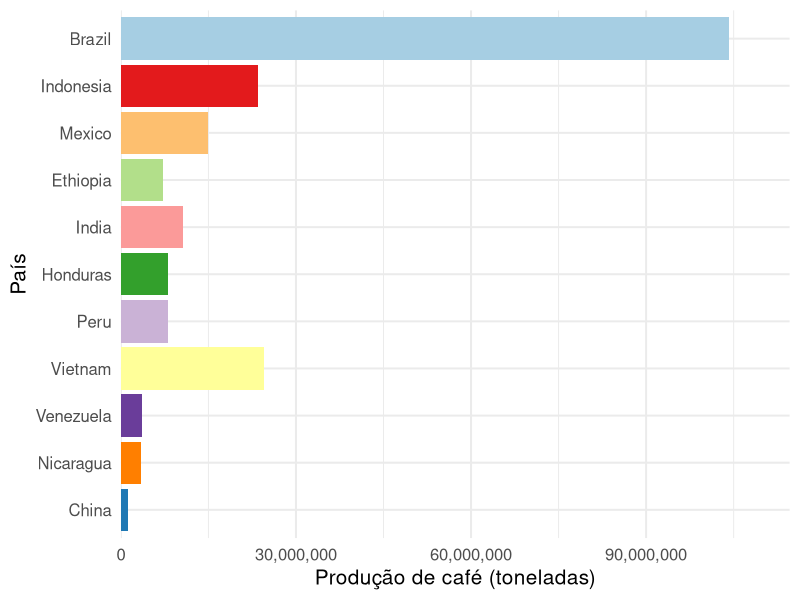
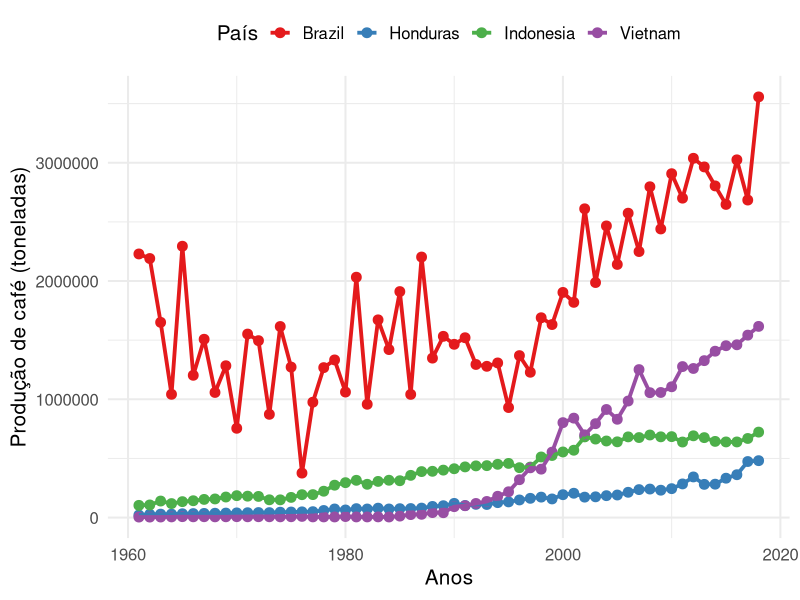

Write R code to recreate these figures, in order.

# Produção de colheita no mundo ------------------------------------------------------------------------------------------------------------
# Autora do script: Jeanne Franco ----------------------------------------------------------------------------------------------------------
# Data: 16/08/22 ---------------------------------------------------------------------------------------------------------------------------
# Referência: https://ourworldindata.org/transport -----------------------------------------------------------------------------------------

# Sobre o conjunto de dados ----------------------------------------------------------------------------------------------------------------

### Dados recentes sobre produção de colheita no mundo, baseado sobre
### estimativas publicadas pelo Food and Agriculture Organization (FAO).

### O FAO disponibiliza esses dados por país e região desde 1961. Os
### valores de produção são comunicados em toneladas.

# Pacotes necessários para as análises -----------------------------------------------------------------------------------------------------

library(tidyverse)
library(scales)

# Carregar dados ---------------------------------------------------------------------------------------------------------------------------

prod <- read.csv("coffee-bean-production.csv") 
view(prod)
names(prod)

# Selecionar dados -------------------------------------------------------------------------------------------------------------------------

prod <- prod %>%
  rename(producao = Crops...Coffee..green...656...Production...5510...tonnes) %>%
  select(Entity, Year, producao) %>%
  view()

prod1 <- prod %>%
  filter(Entity %in% c("Brazil", "Peru", "Mexico", "Venezuela",
         "Nicaragua", "Honduras", "China", "India", "Indonesia",
         "Ethiopia", "Vietnam")) %>%
  view()

prod2 <- prod1 %>%
  filter(Entity %in% c("Brazil",
         "Honduras", "Indonesia",
         "Vietnam")) %>%
  view()

# Gráficos ---------------------------------------------------------------------------------------------------------------------------------

options(scipen = 999)

g1 <- ggplot(prod1, aes(x = fct_reorder(Entity, producao), 
                       y = producao, fill = Entity)) +
  geom_col() +
  coord_flip() +
  scale_fill_brewer(palette = "Paired") +
  scale_y_continuous(labels = comma, 
                     expand = expansion(mult = c(0, .1))) +
  labs(x = "País", y = "Produção de café (toneladas)") +
  theme_minimal(base_size = 15) +
  theme(legend.position = "none")
g1

g2 <- ggplot(prod2, aes(Year, producao, color = Entity)) +
  geom_point(size = 3) +
  geom_line(size = 1.3) +
  scale_color_brewer(palette = "Set1") +
  labs(x = "Anos", y = "Produção de café (toneladas)",
       color = "País") +
  theme_minimal(base_size = 15) +
  theme(legend.position = "top")
g2
